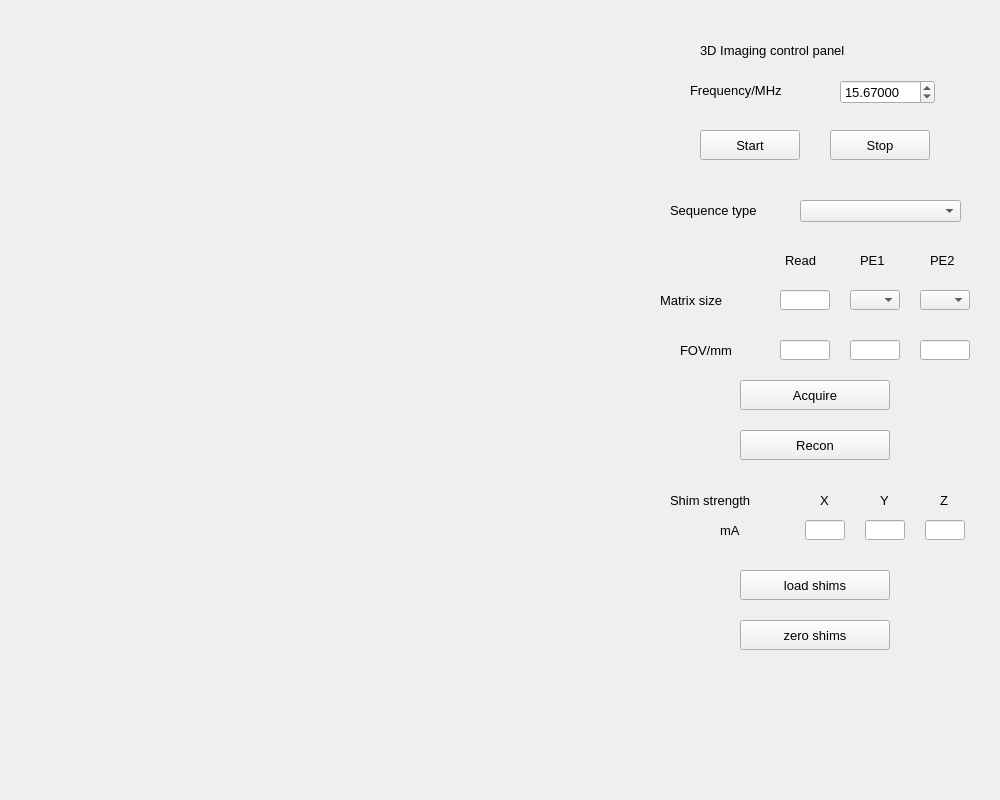
<?xml version="1.0" encoding="UTF-8"?>
<ui version="4.0">
 <class>mri_imag_Widget_1</class>
 <widget class="QWidget" name="mri_imag_Widget_1">
  <property name="geometry">
   <rect>
    <x>0</x>
    <y>0</y>
    <width>1000</width>
    <height>800</height>
   </rect>
  </property>
  <property name="windowTitle">
   <string>Imag</string>
  </property>
  <widget class="QWidget" name="plotWidget" native="true">
   <property name="geometry">
    <rect>
     <x>20</x>
     <y>10</y>
     <width>600</width>
     <height>700</height>
    </rect>
   </property>
   <property name="sizePolicy">
    <sizepolicy hsizetype="Expanding" vsizetype="Preferred">
     <horstretch>0</horstretch>
     <verstretch>0</verstretch>
    </sizepolicy>
   </property>
   <property name="minimumSize">
    <size>
     <width>0</width>
     <height>0</height>
    </size>
   </property>
   <layout class="QVBoxLayout" name="plotLayout"/>
  </widget>
  <widget class="QWidget" name="controlWidget" native="true">
   <property name="enabled">
    <bool>true</bool>
   </property>
   <property name="geometry">
    <rect>
     <x>640</x>
     <y>10</y>
     <width>350</width>
     <height>700</height>
    </rect>
   </property>
   <property name="sizePolicy">
    <sizepolicy hsizetype="Preferred" vsizetype="Preferred">
     <horstretch>0</horstretch>
     <verstretch>0</verstretch>
    </sizepolicy>
   </property>
   <property name="minimumSize">
    <size>
     <width>300</width>
     <height>0</height>
    </size>
   </property>
   <property name="font">
    <font>
     <pointsize>10</pointsize>
    </font>
   </property>
   <widget class="QLabel" name="freqLabel">
    <property name="geometry">
     <rect>
      <x>50</x>
      <y>70</y>
      <width>131</width>
      <height>20</height>
     </rect>
    </property>
    <property name="text">
     <string>Frequency/MHz</string>
    </property>
   </widget>
   <widget class="QPushButton" name="startButton">
    <property name="geometry">
     <rect>
      <x>60</x>
      <y>120</y>
      <width>100</width>
      <height>30</height>
     </rect>
    </property>
    <property name="text">
     <string>Start</string>
    </property>
   </widget>
   <widget class="QDoubleSpinBox" name="freqValue">
    <property name="geometry">
     <rect>
      <x>200</x>
      <y>70</y>
      <width>95</width>
      <height>24</height>
     </rect>
    </property>
    <property name="font">
     <font>
      <pointsize>10</pointsize>
     </font>
    </property>
    <property name="decimals">
     <number>5</number>
    </property>
    <property name="maximum">
     <double>60.000000000000000</double>
    </property>
    <property name="singleStep">
     <double>0.001000000000000</double>
    </property>
    <property name="value">
     <double>15.670000000000000</double>
    </property>
   </widget>
   <widget class="QPushButton" name="stopButton">
    <property name="geometry">
     <rect>
      <x>190</x>
      <y>120</y>
      <width>100</width>
      <height>30</height>
     </rect>
    </property>
    <property name="text">
     <string>Stop</string>
    </property>
   </widget>
   <widget class="QLabel" name="projectionLabel">
    <property name="geometry">
     <rect>
      <x>400</x>
      <y>170</y>
      <width>112</width>
      <height>16</height>
     </rect>
    </property>
    <property name="text">
     <string>Projection Axis, x/y/z</string>
    </property>
   </widget>
   <widget class="QPushButton" name="acquireButton">
    <property name="geometry">
     <rect>
      <x>100</x>
      <y>370</y>
      <width>150</width>
      <height>30</height>
     </rect>
    </property>
    <property name="text">
     <string>Acquire</string>
    </property>
   </widget>
   <widget class="QLabel" name="ProjLabel">
    <property name="geometry">
     <rect>
      <x>60</x>
      <y>30</y>
      <width>221</width>
      <height>20</height>
     </rect>
    </property>
    <property name="text">
     <string>3D Imaging control panel</string>
    </property>
   </widget>
   <widget class="QPushButton" name="loadShimButton">
    <property name="geometry">
     <rect>
      <x>100</x>
      <y>560</y>
      <width>150</width>
      <height>30</height>
     </rect>
    </property>
    <property name="text">
     <string>load shims</string>
    </property>
   </widget>
   <widget class="QPushButton" name="zeroShimButton">
    <property name="geometry">
     <rect>
      <x>100</x>
      <y>610</y>
      <width>150</width>
      <height>30</height>
     </rect>
    </property>
    <property name="text">
     <string>zero shims</string>
    </property>
   </widget>
   <widget class="QLabel" name="shimLabel">
    <property name="geometry">
     <rect>
      <x>30</x>
      <y>480</y>
      <width>120</width>
      <height>20</height>
     </rect>
    </property>
    <property name="text">
     <string>Shim strength</string>
    </property>
   </widget>
   <widget class="QLabel" name="shimLabel_x">
    <property name="geometry">
     <rect>
      <x>180</x>
      <y>480</y>
      <width>20</width>
      <height>20</height>
     </rect>
    </property>
    <property name="text">
     <string>X</string>
    </property>
   </widget>
   <widget class="QLabel" name="shimLabel_y">
    <property name="geometry">
     <rect>
      <x>240</x>
      <y>480</y>
      <width>20</width>
      <height>20</height>
     </rect>
    </property>
    <property name="text">
     <string>Y</string>
    </property>
   </widget>
   <widget class="QLabel" name="shimLabel_z">
    <property name="geometry">
     <rect>
      <x>300</x>
      <y>480</y>
      <width>20</width>
      <height>20</height>
     </rect>
    </property>
    <property name="text">
     <string>Z</string>
    </property>
   </widget>
   <widget class="QLabel" name="shimUnitLabel">
    <property name="geometry">
     <rect>
      <x>80</x>
      <y>510</y>
      <width>30</width>
      <height>20</height>
     </rect>
    </property>
    <property name="text">
     <string>mA</string>
    </property>
   </widget>
   <widget class="QLineEdit" name="shim_x">
    <property name="geometry">
     <rect>
      <x>165</x>
      <y>510</y>
      <width>40</width>
      <height>20</height>
     </rect>
    </property>
    <property name="text">
     <string/>
    </property>
   </widget>
   <widget class="QLineEdit" name="shim_y">
    <property name="geometry">
     <rect>
      <x>225</x>
      <y>510</y>
      <width>40</width>
      <height>20</height>
     </rect>
    </property>
    <property name="text">
     <string/>
    </property>
   </widget>
   <widget class="QLineEdit" name="shim_z">
    <property name="geometry">
     <rect>
      <x>285</x>
      <y>510</y>
      <width>40</width>
      <height>20</height>
     </rect>
    </property>
    <property name="text">
     <string/>
    </property>
   </widget>
   <widget class="QLabel" name="matSizeLabel">
    <property name="geometry">
     <rect>
      <x>20</x>
      <y>280</y>
      <width>101</width>
      <height>20</height>
     </rect>
    </property>
    <property name="text">
     <string>Matrix size</string>
    </property>
   </widget>
   <widget class="QLabel" name="seqTypeLabel">
    <property name="geometry">
     <rect>
      <x>30</x>
      <y>190</y>
      <width>121</width>
      <height>20</height>
     </rect>
    </property>
    <property name="text">
     <string>Sequence type</string>
    </property>
   </widget>
   <widget class="QLabel" name="read">
    <property name="geometry">
     <rect>
      <x>145</x>
      <y>240</y>
      <width>41</width>
      <height>20</height>
     </rect>
    </property>
    <property name="text">
     <string>Read</string>
    </property>
   </widget>
   <widget class="QLabel" name="pe1">
    <property name="geometry">
     <rect>
      <x>220</x>
      <y>240</y>
      <width>31</width>
      <height>20</height>
     </rect>
    </property>
    <property name="text">
     <string>PE1</string>
    </property>
   </widget>
   <widget class="QLineEdit" name="size1">
    <property name="geometry">
     <rect>
      <x>140</x>
      <y>280</y>
      <width>50</width>
      <height>20</height>
     </rect>
    </property>
    <property name="text">
     <string/>
    </property>
   </widget>
   <widget class="QLabel" name="FOVLabel">
    <property name="geometry">
     <rect>
      <x>40</x>
      <y>330</y>
      <width>61</width>
      <height>20</height>
     </rect>
    </property>
    <property name="text">
     <string>FOV/mm</string>
    </property>
   </widget>
   <widget class="QLineEdit" name="FOV1">
    <property name="geometry">
     <rect>
      <x>140</x>
      <y>330</y>
      <width>50</width>
      <height>20</height>
     </rect>
    </property>
    <property name="text">
     <string/>
    </property>
   </widget>
   <widget class="QLineEdit" name="FOV2">
    <property name="geometry">
     <rect>
      <x>210</x>
      <y>330</y>
      <width>50</width>
      <height>20</height>
     </rect>
    </property>
    <property name="text">
     <string/>
    </property>
   </widget>
   <widget class="QComboBox" name="seqType">
    <property name="geometry">
     <rect>
      <x>160</x>
      <y>190</y>
      <width>161</width>
      <height>22</height>
     </rect>
    </property>
   </widget>
   <widget class="QPushButton" name="reconButton">
    <property name="geometry">
     <rect>
      <x>100</x>
      <y>420</y>
      <width>150</width>
      <height>30</height>
     </rect>
    </property>
    <property name="text">
     <string>Recon</string>
    </property>
   </widget>
   <widget class="QComboBox" name="npe">
    <property name="geometry">
     <rect>
      <x>210</x>
      <y>280</y>
      <width>50</width>
      <height>20</height>
     </rect>
    </property>
   </widget>
   <widget class="QComboBox" name="npe2">
    <property name="geometry">
     <rect>
      <x>280</x>
      <y>280</y>
      <width>50</width>
      <height>20</height>
     </rect>
    </property>
   </widget>
   <widget class="QLabel" name="pe2">
    <property name="geometry">
     <rect>
      <x>290</x>
      <y>240</y>
      <width>31</width>
      <height>20</height>
     </rect>
    </property>
    <property name="text">
     <string>PE2</string>
    </property>
   </widget>
   <widget class="QLineEdit" name="FOV3">
    <property name="geometry">
     <rect>
      <x>280</x>
      <y>330</y>
      <width>50</width>
      <height>20</height>
     </rect>
    </property>
    <property name="text">
     <string/>
    </property>
   </widget>
  </widget>
 </widget>
 <resources/>
 <connections/>
</ui>
